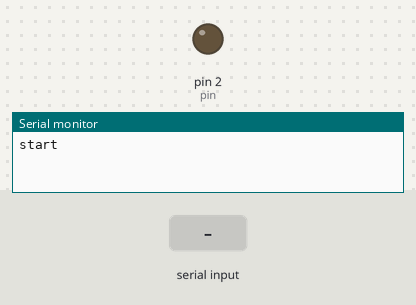
Bench run of a sketch on a simulated Arduino Uno, built with avr-gcc and run on an emulated ATmega328P. On the bench: output pins drawn as LEDs (lit = HIGH), the last lines printed to the serial monitor. The inputs (shaded band) are chosen by the test bench.

Above: at 1.2 s.
1.3 s: "90,45\n" received over Serial
At 2.7 s:
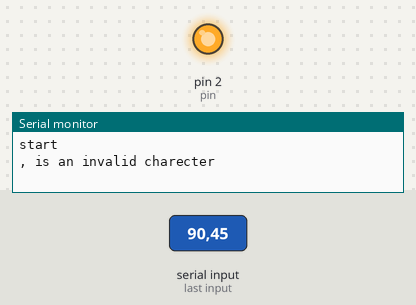
Timing chart, 0 to 11.8 s (numbered marks = the images above; inputs shaded):
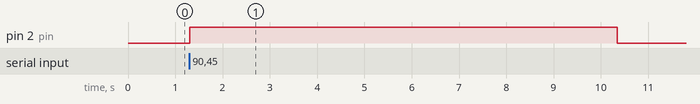

The sketch:

test_serial_input.ino
```cpp
#define pin 2

char bite;
int num;
String broh = "";

void setup() {
  // put your setup code here, to run once:
  Serial.begin(9600);
  pinMode(pin, OUTPUT);
  Serial.println("start");
}

void loop() {
  if (Serial.available() > 0) {
    bite = Serial.read();

    if ((bite >= '0') && (bite <= '9')) {
      broh += bite;
    }
    else if (bite  == '\n') {
      num = broh.toInt();
      onOff(num);

      // Reset var
      broh = "";
    }
    else {
      Serial.print(bite);
      Serial.println(" is an invalid charecter");
    }
  }
}

void onOff (int timee) {
  digitalWrite(pin, HIGH);
  delay(timee);
  digitalWrite(pin, LOW);
}
```

Measured:
- after the input at 1.3 s, pin 2 (pin): LOW → HIGH at once, → LOW 9.0 s later
